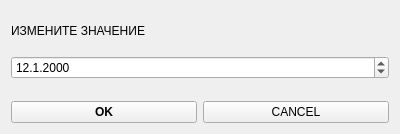
<?xml version="1.0" encoding="UTF-8"?>
<ui version="4.0">
 <class>Form</class>
 <widget class="QWidget" name="Form">
  <property name="geometry">
   <rect>
    <x>0</x>
    <y>0</y>
    <width>400</width>
    <height>134</height>
   </rect>
  </property>
  <property name="windowTitle">
   <string>Form</string>
  </property>
  <layout class="QGridLayout" name="gridLayout">
   <item row="0" column="0">
    <layout class="QVBoxLayout" name="verticalLayout">
     <item>
      <widget class="QLabel" name="label_subwin">
       <property name="text">
        <string>ИЗМЕНИТЕ ЗНАЧЕНИЕ</string>
       </property>
      </widget>
     </item>
     <item>
      <widget class="QDateEdit" name="dateEdit_date">
       <property name="displayFormat">
        <string>d.M.yyyy</string>
       </property>
       <property name="date">
        <date>
         <year>2000</year>
         <month>1</month>
         <day>12</day>
        </date>
       </property>
      </widget>
     </item>
     <item>
      <layout class="QHBoxLayout" name="horizontalLayout">
       <item alignment="Qt::AlignBottom">
        <widget class="QPushButton" name="pushButton_subwin_ok">
         <property name="font">
          <font>
           <weight>75</weight>
           <bold>true</bold>
          </font>
         </property>
         <property name="text">
          <string>OK</string>
         </property>
        </widget>
       </item>
       <item alignment="Qt::AlignBottom">
        <widget class="QPushButton" name="pushButton_subwin_cancel">
         <property name="text">
          <string>CANCEL</string>
         </property>
        </widget>
       </item>
      </layout>
     </item>
    </layout>
   </item>
  </layout>
 </widget>
 <resources/>
 <connections/>
</ui>
